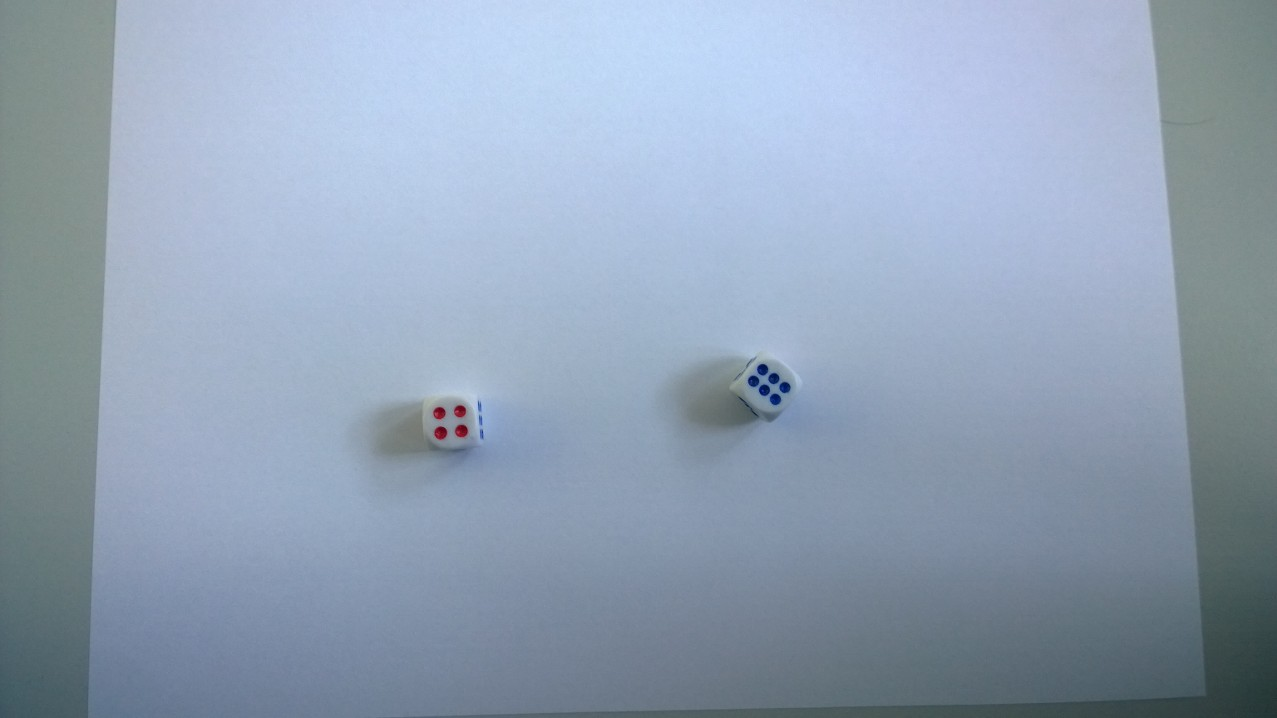
%> input picture Zimski 2018/intro-to-image-processing-master/kockice/dices5.jpg, 1277 x 718 px
$ octave Brojanjekockica.m   (GNU Octave 9; MATLAB toolbox functions it lacks are replaced by stand-ins)
%> lines starting %> are read from the running program, lines starting %| are printed output that depends on the picture; in (x1, y1, x2, y2) boxes, pixels count from 0 and x2, y2 are one past the last pixel; in counts of white or black regions, pixels touching at a corner belong together; the program's own positions count from 1
slika = imread('kockice/dices5.jpg');
%> slika is the input picture: size 718x1277x3 uint8; mean R, G, B 145.9, 162.1, 181.9
slika5 = imcrop(slika,[70 70 1000 500]);
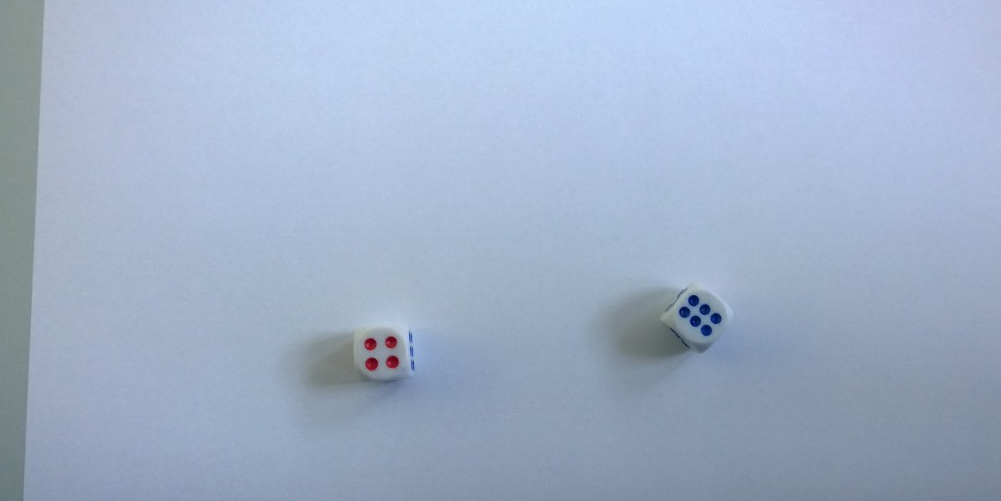
%> slika5: size 501x1001x3 uint8; mean R, G, B 160.1, 177, 200.8
slika2=im2double(slika5(:, :, 2));
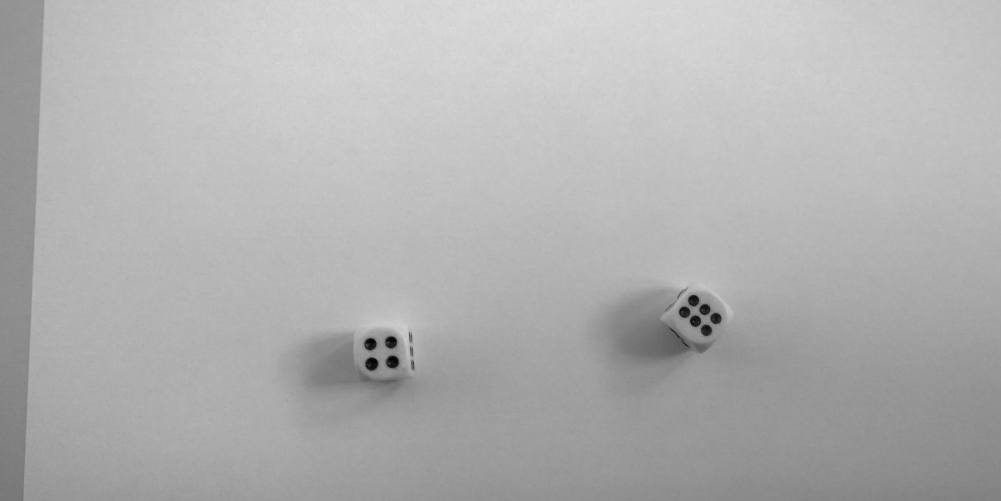
%> slika2: size 501x1001 double; min 0, max 0.867, mean 0.694

slika3= im2bw(slika2, 0.25);
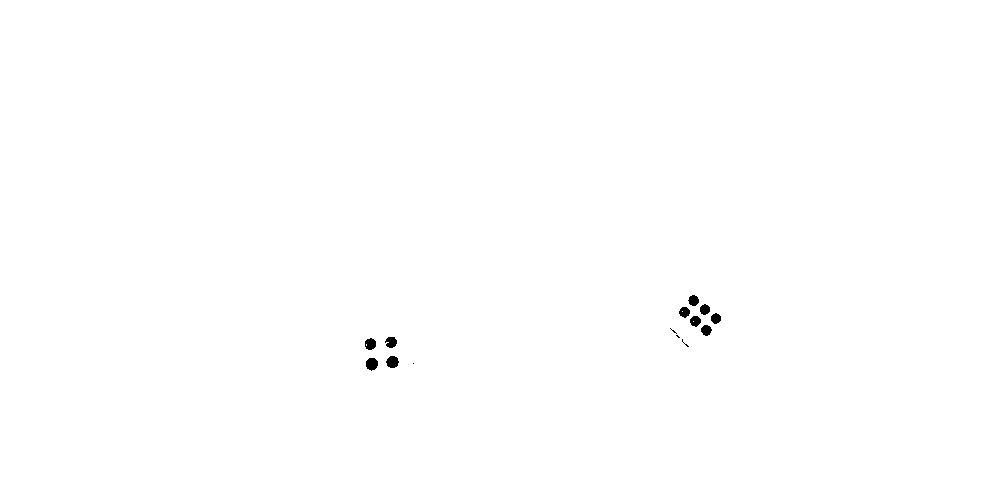
%> slika3: size 501x1001 logical; 99.8% white; 14 black regions (4 under 20 px), largest, box (x1, y1, x2, y2) and area: (366, 358, 378, 371) 121, (386, 356, 399, 368) 118, (365, 338, 376, 350) 103
slika4=medfilt2(slika3, [9 9]);
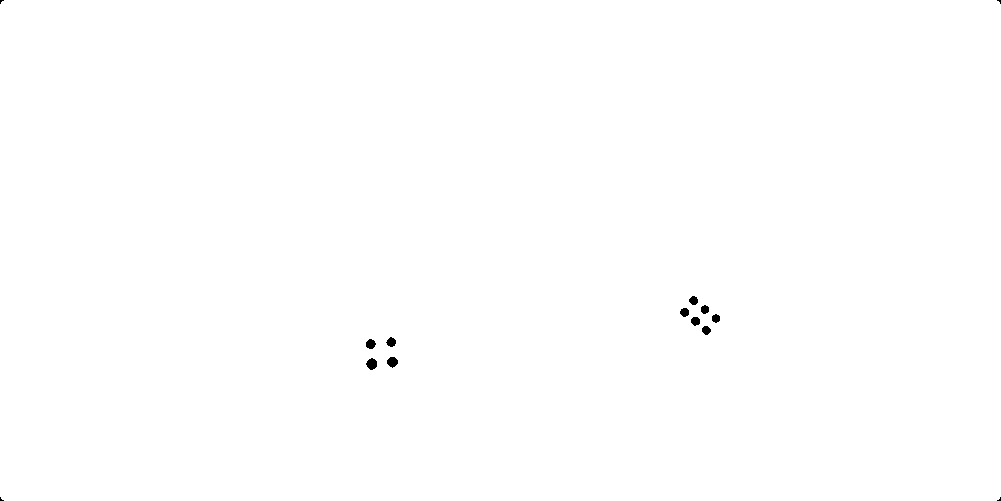
%> slika4: size 501x1001 logical; 99.9% white; 14 black regions (4 under 20 px), largest, box (x1, y1, x2, y2) and area: (366, 358, 377, 370) 95, (387, 357, 398, 368) 87, (366, 339, 376, 349) 75
slika6 = imcrop(slika4,[10 10 980 480]);
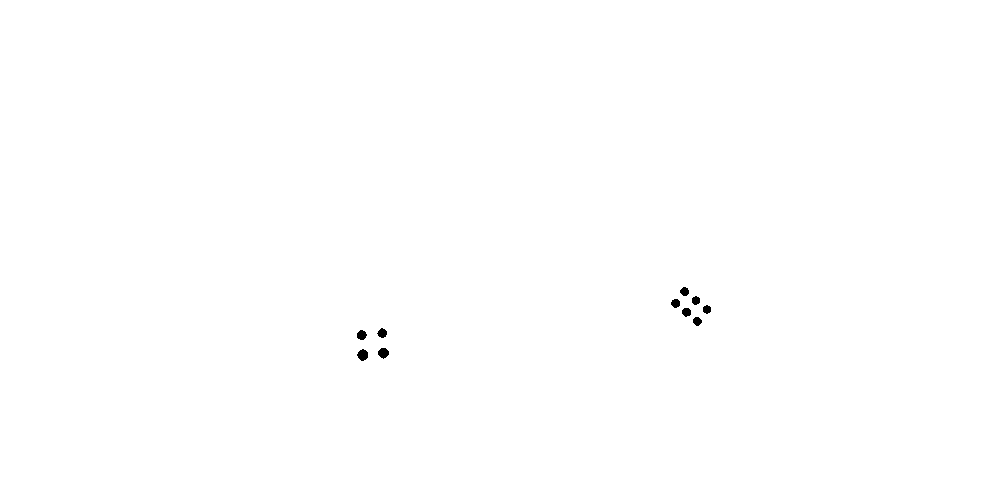
%> slika6: size 481x981 logical; 99.9% white; 10 black regions, largest, box (x1, y1, x2, y2) and area: (357, 349, 368, 361) 95, (378, 348, 389, 359) 87, (357, 330, 367, 340) 75

[L, NUM] = bwlabeln(imcomplement(slika4));
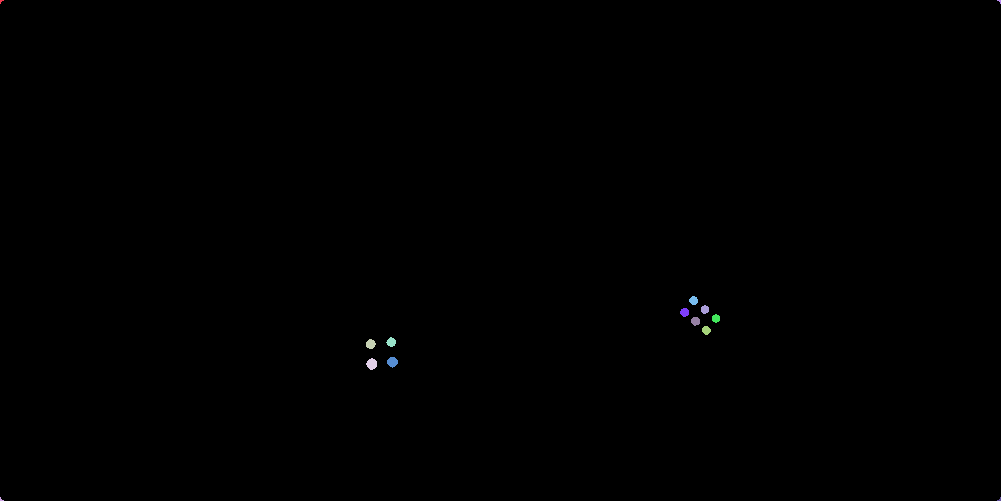
%> L: size 501x1001 double; 15 distinct labels, from 0 to 14; one colour per label, 0 black
%> NUM = 14


imshow(slika6);
NUM-4
%> ans = 10

$ run again, with Zimski 2018/intro-to-image-processing-master/kockice/dices11.jpg copied over Zimski 2018/intro-to-image-processing-master/kockice/dices5.jpg
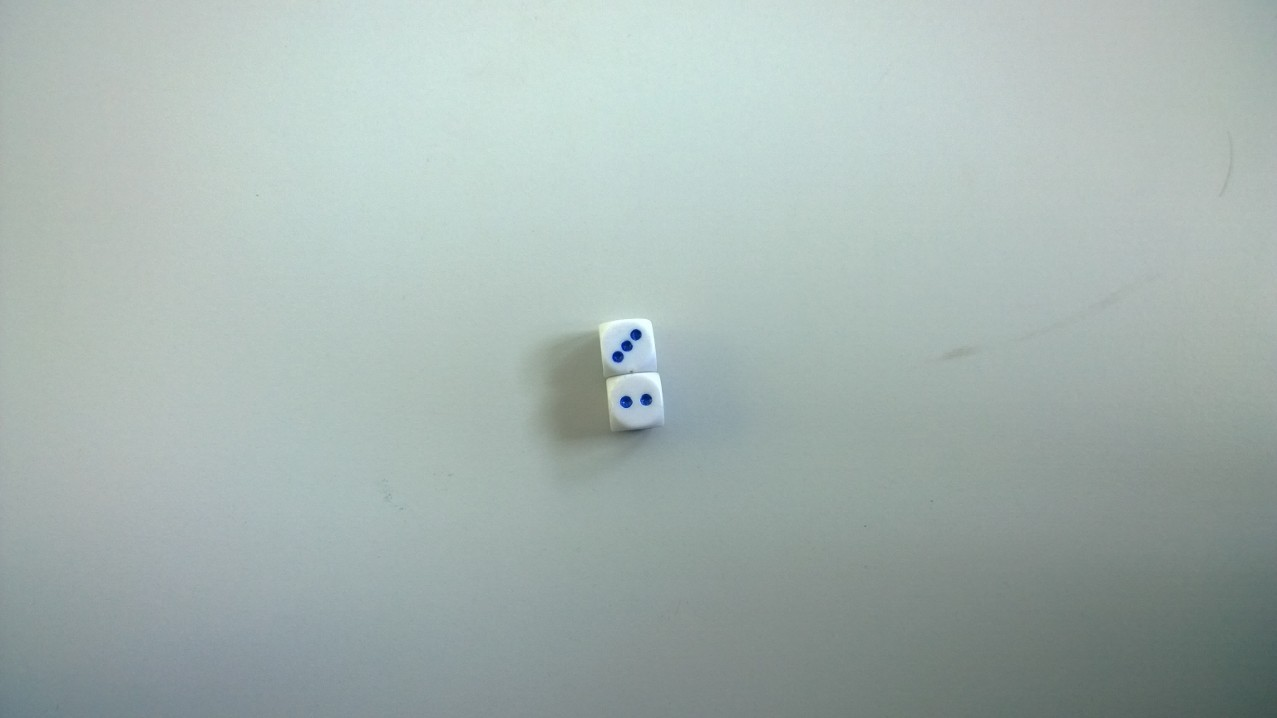
%> input picture Zimski 2018/intro-to-image-processing-master/kockice/dices11.jpg, 1277 x 718 px
%> slika is the input picture: size 718x1277x3 uint8; mean R, G, B 165.4, 179.6, 176.4
%> `slika5 = imcrop(slika,[70 70 1000 500]);`:
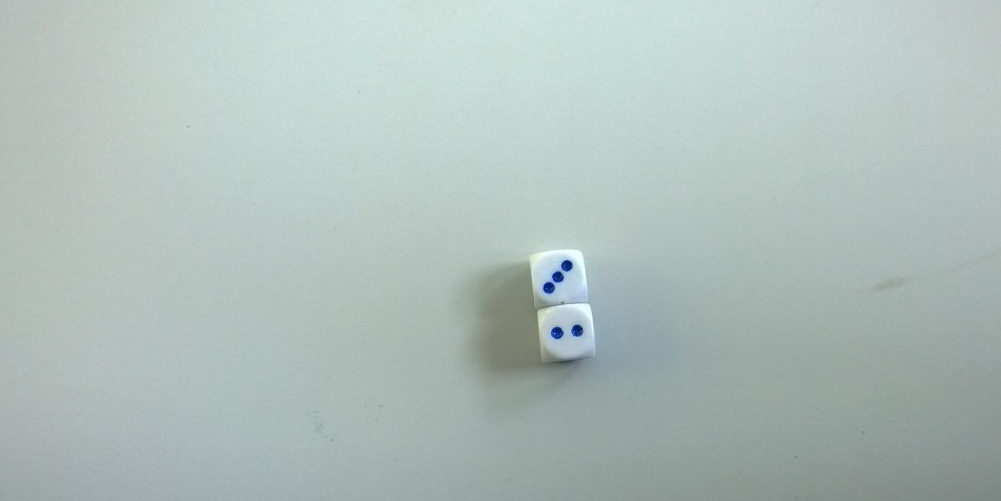
%> slika5: size 501x1001x3 uint8; mean R, G, B 175.4, 191, 187.3
%> `slika2=im2double(slika5(:, :, 2));`:
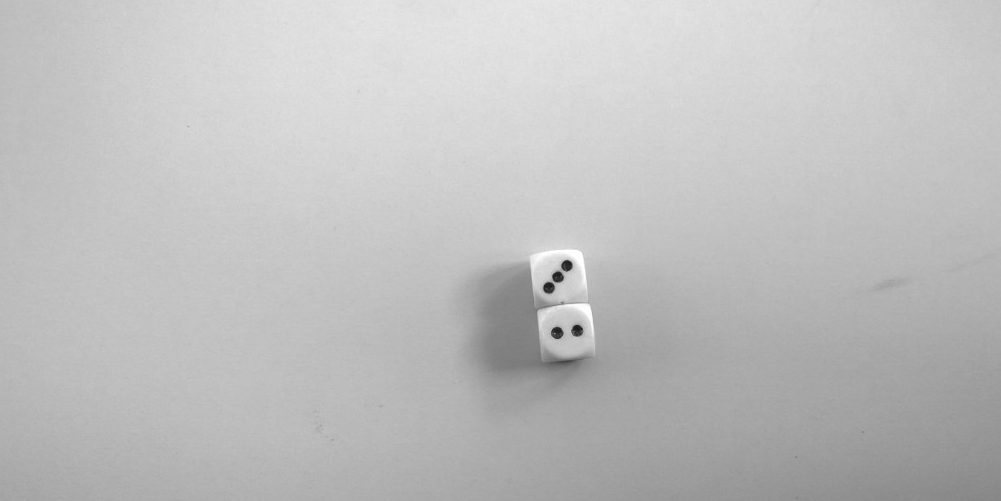
%> slika2: size 501x1001 double; min 0.0784, max 1, mean 0.749
%> slika3: size 501x1001 logical; 99.9% white; 6 black regions (1 under 20 px), largest, box (x1, y1, x2, y2) and area: (544, 283, 554, 293) 76, (553, 272, 563, 282) 74, (562, 261, 572, 271) 70, (572, 325, 582, 336) 70, (552, 327, 563, 339) 69
%> slika4: size 501x1001 logical; 100% white; 9 black regions (4 under 20 px), largest, box (x1, y1, x2, y2) and area: (545, 283, 553, 291) 46, (554, 273, 562, 281) 42, (574, 326, 581, 334) 40, (554, 328, 561, 336) 40, (564, 262, 571, 269) 36
%> slika6: size 481x981 logical; 100% white; 5 black regions, box (x1, y1, x2, y2) and area: (536, 274, 544, 282) 46, (545, 264, 553, 272) 42, (565, 317, 572, 325) 40, (545, 319, 552, 327) 40, (555, 253, 562, 260) 36
%> L: size 501x1001 double; 10 distinct labels, from 0 to 9
%> NUM = 9
%> ans = 5
